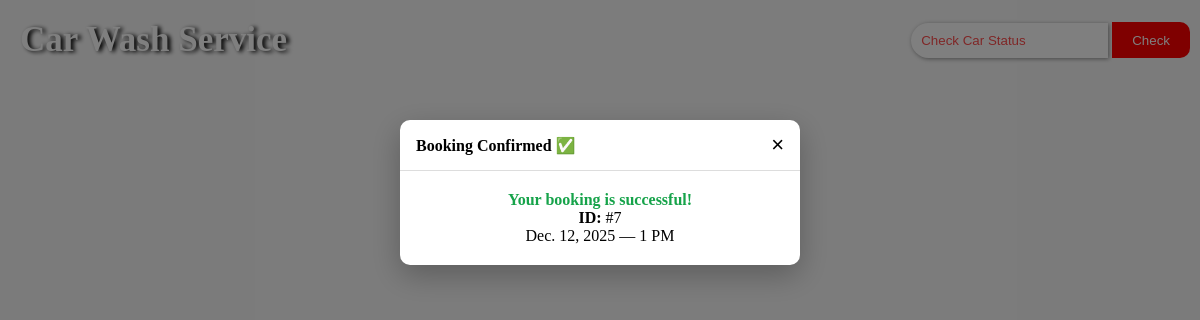
/success/7/, run on the app's committed database.
### booking/models.py (models this page shows, shortened)
class Booking(models.Model):
    STATUS_CHOICES = [
    ("pending", "Processing"),
    ("washing", "Washing"),
    ("completed", "Completed"),
    ("collected", "Car Collected"),
]
    status = models.CharField(max_length=20, choices=STATUS_CHOICES, default="pending")
    name = models.CharField(max_length=100)
    phone = models.CharField(
        max_length=15,
        validators=[RegexValidator(r"^[0-9+()-]+$")],
        blank=True,
        null=True
    )
    email = models.EmailField(blank=True, null=True)
    car_number = models.CharField(max_length=15)
    date = models.DateField()
    time_slot = models.ForeignKey(TimeSlot, on_delete=models.PROTECT)
    wash_type = models.ForeignKey(WashType, on_delete=models.PROTECT)
    status = models.CharField(max_length=20, choices=STATUS_CHOICES, default="pending")
    created_at = models.DateTimeField(auto_now_add=True)

class TimeSlot(models.Model):
    label = models.CharField(max_length=20)    # Example: "10:00 AM"
    order = models.PositiveIntegerField(default=0)
    class Meta:
        ordering = ["order"]

### booking/views.py (the view)
# urls.py: path("success/<int:booking_id>/", views.booking_success, name="booking_success"),
def booking_success(request, booking_id):
    booking = Booking.objects.get(pk=booking_id)
    return render(request, "booking/booking_success.html", {"booking": booking})

### booking/templates/booking/booking_success.html (shortened to what this page needs)
{% extends "booking/base.html" %}
{% block content %}
<div class="popup-overlay" id="successPopup">
    <div class="popup-box">
        <div class="popup-header">
            <h4>Booking Confirmed ✅</h4>
            <button class="popup-close" onclick="closePopup()">×</button>
        </div>
        <div class="popup-body">
            <p class="popup-success">Your booking is successful!</p>
            <p><strong>ID:</strong> #{{ booking.id }}</p>
            <p>{{ booking.date }} — {{ booking.time_slot.label }}</p>
        </div>
    </div>
</div>
{% endblock %}

### booking/static/booking/css/style.css (style rules this page uses)
* { margin: 0; padding: 0; box-sizing: border-box; }
html { overflow-y: scroll; }
body { background-color: #f8f8f8; }
::placeholder { color: red; opacity: 0.7; }
.popup-overlay { position: fixed; top: 0; left: 0; width: 100%; height: 100%; background: rgba(0, 0, 0, 0.5); display: none; justify-content: center; align-items: flex-start; padding-top: 120px; z-index: 999; }
.popup-box { background: white; width: 90%; max-width: 400px; border-radius: 10px; box-shadow: 0 10px 30px rgba(0, 0, 0, 0.25); animation: popupFade 0.3s ease; }
.popup-header { display: flex; justify-content: space-between; align-items: center; padding: 12px 16px; border-bottom: 1px solid #ddd; }
.popup-header h4 { margin: 0; }
.popup-close { background: none; border: none; font-size: 22px; cursor: pointer; }
.popup-body { padding: 20px; text-align: center; }
.popup-success { color: #16a34a; font-weight: 600; }

### data on the page
Booking: id "7", date "Dec. 12, 2025", time_slot.label "1 PM"
